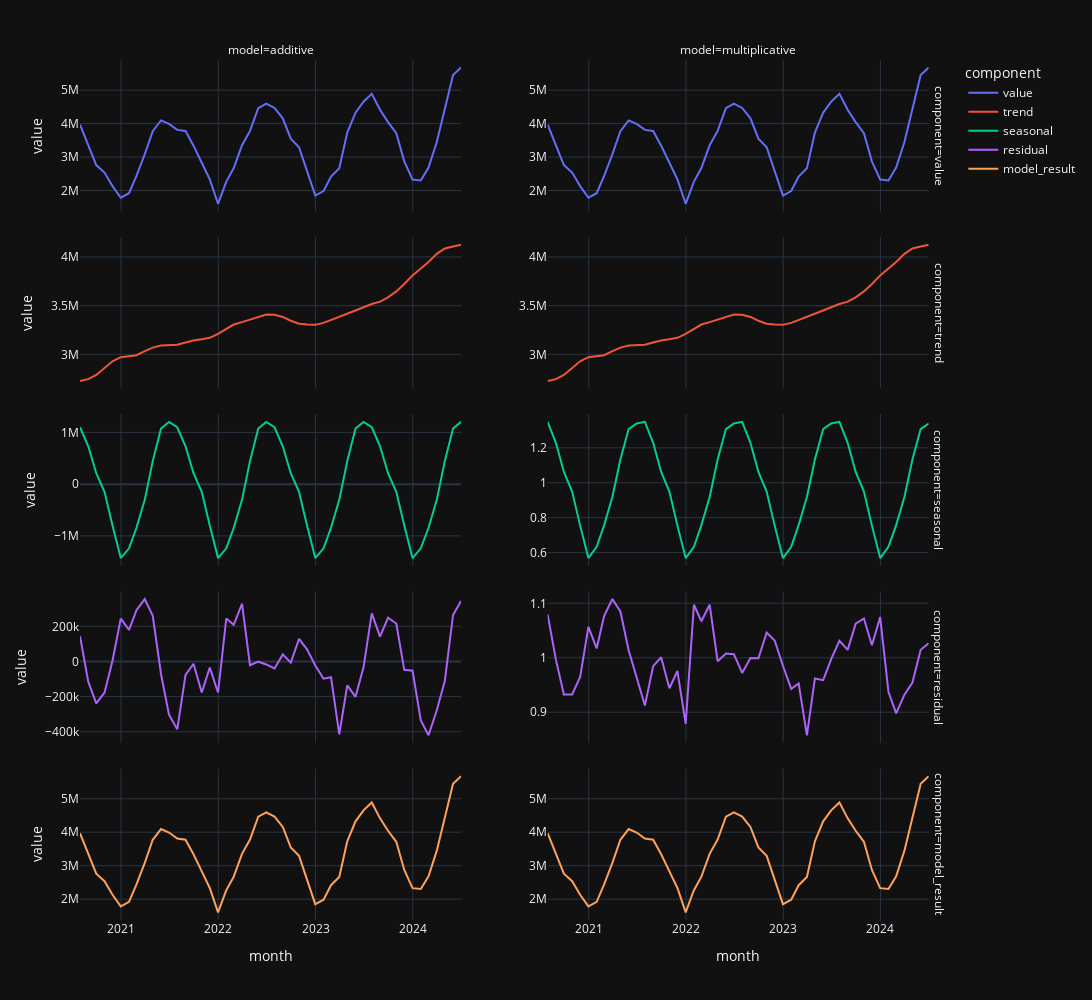

Notebook code for this chart:
### Markdown cell above
## Visual comparison

### Code cell
import plotly.express as px

fig = px.line(
    data_frame=df,
    x='month',
    y='value',
    color='component',
    facet_col='model',
    facet_row='component',
    width=1500,
    height=1000,
    facet_col_spacing=0.1,
)

fig.update_yaxes(matches=None)

for attr in dir(fig.layout):
    if attr.startswith("yaxis"):
        axis = getattr(fig.layout, attr)
        if axis:
            axis.showticklabels = True
        
fig
